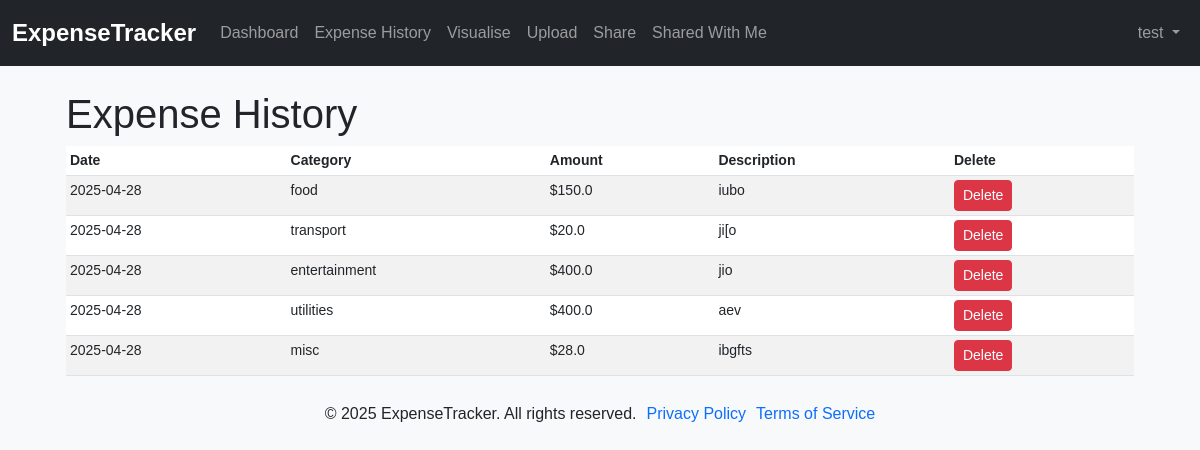
Before: /expense-history (signed in) with the older database file.
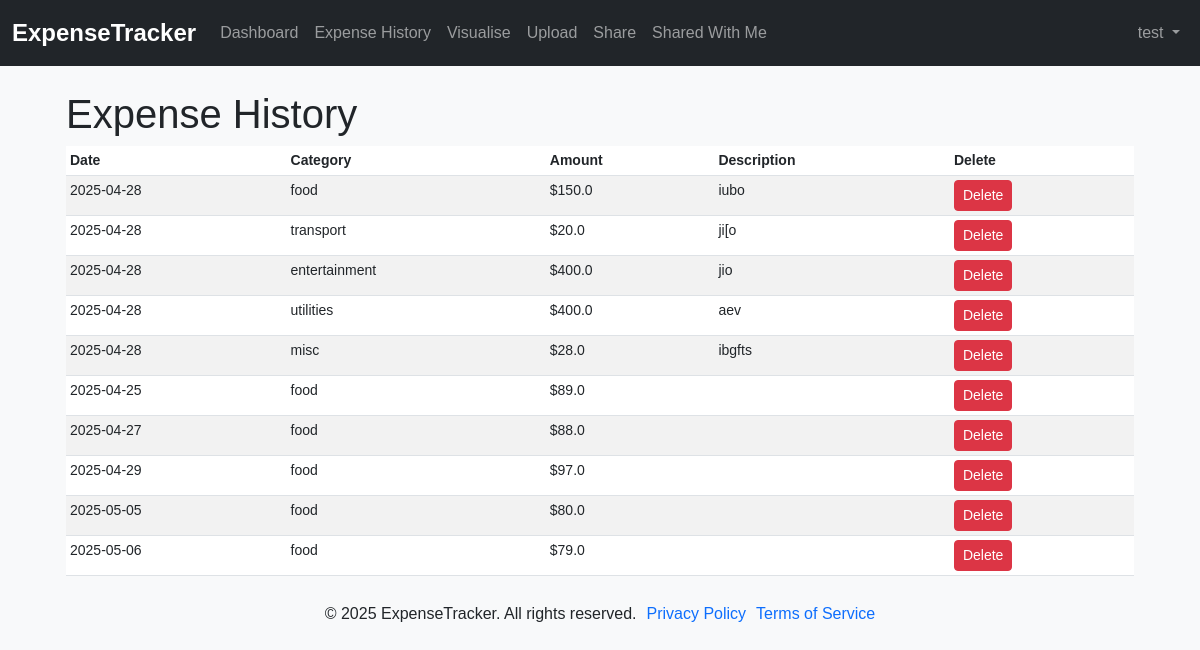
After: the same page with the newer database file.
### ExpenseTracker/models.py (models this page shows, shortened)
class User(db.Model, UserMixin):
    id = db.Column(db.Integer, primary_key=True)
    username = db.Column(db.String(20), unique=True, nullable=False)
    email = db.Column(db.String(120), unique=True, nullable=False)
    password = db.Column(db.String(60), nullable=False)
    expenses = db.relationship('Expense', backref='owner', lazy=True)

class Expense(db.Model):
    id = db.Column(db.Integer, primary_key=True)
    amount = db.Column(db.Float, nullable=False)
    category = db.Column(db.String(50), nullable=False)
    date = db.Column(db.DateTime, nullable=False, default=lambda: datetime.now(timezone.utc))
    description = db.Column(db.String(200), nullable=True)
    user_id = db.Column(db.Integer, db.ForeignKey('user.id'), nullable=False)

### ExpenseTracker/routes.py (the view)
@app.route("/expense-history")
@login_required
def expense_history():
    expenses = Expense.query.filter_by(user_id=current_user.id).all()
    return render_template("expense-history.html", expenses=expenses)

### ExpenseTracker/models.py (called while the page is built)
@login_manager.user_loader
def load_user(user_id):
    return User.query.get(int(user_id))

### ExpenseTracker/templates/expense-history.html (shortened to what this page needs)
{% extends "base.html" %}
{% block content %}
<main class="col-md-12 ms-sm-auto col-lg-12 px-md-4">
    <h1>Expense History</h1>
    <div class="table-responsive small">
        <table class="table table-striped table-sm">
          <thead>
            <tr>
              <th scope="col">Date</th>
              <th scope="col">Category</th>
              <th scope="col">Amount</th>
              <th scope="col">Description</th>
              <th scope="col">Delete</th>
            </tr>
          </thead>
          <tbody>
            {% for expense in expenses %}
            <tr>
              <td>{{ expense.date.strftime('%Y-%m-%d') }}</td>
              <td>{{ expense.category }}</td>
              <td>${{ expense.amount }}</td>
              <td>{{ expense.description }}</td>
              <td>
                <form method="POST" action="{{ url_for('delete_expense', expense_id=expense.id) }}">
                  <button type="submit" class="btn btn-danger btn-sm">Delete</button>
                </form>
            </td>
            </tr>
            {% endfor %}
          </tbody>
        </table>
    </div>
</main>
{% endblock %}

### ExpenseTracker/templates/base.html (shortened to what this page needs)
<!DOCTYPE html>
<html lang="en">
<head>
  <link href="https://cdn.jsdelivr.net/npm/bootstrap@5.3.0/dist/css/bootstrap.min.css" rel="stylesheet">
  <link href="https://cdnjs.cloudflare.com/ajax/libs/font-awesome/6.0.0-beta3/css/all.min.css" rel="stylesheet">
  <link rel="stylesheet" href="{{ url_for('static', filename='styles.css') }}">
  <link rel="stylesheet" href="{{ url_for('static', filename='login.css') }}">
  <link rel="stylesheet" href="{{ url_for('static', filename='register.css') }}">
  <link rel="stylesheet" href="{{ url_for('static', filename='forgot-password.css') }}">
  <link rel="stylesheet" href="{{ url_for('static', filename='reset-password.css') }}">
  <link rel="stylesheet" href="{{ url_for('static', filename='dashboard.css') }}">
</head>
<body>
  <nav class="navbar navbar-expand-lg navbar-dark bg-dark mb-4">
    <div class="container-fluid">
      <a class="navbar-brand" href="/">ExpenseTracker</a>
      {% if current_user.is_authenticated %}
      <div class="collapse navbar-collapse justify-content-between" id="navbarSupportedContent">
        <ul class="navbar-nav mr-auto">
          <li class="nav-item active">
            <a class="nav-link" href="{{ url_for('dashboard') }}">Dashboard</a>
          </li>
          <li class="nav-item">
            <a class="nav-link" href="{{ url_for('expense_history') }}">Expense History</a>
          </li>
          <li class="nav-item">
            <a class="nav-link" href="{{ url_for('visualise') }}">Visualise</a>
          </li>
          <li class="nav-item">
            <a class="nav-link" href="{{ url_for('upload') }}">Upload</a>
          </li>
          <li class="nav-item">
            <a class="nav-link" href="{{ url_for('share') }}">Share</a>
          </li>
          <li class="nav-item">
            <a class="nav-link" href="{{ url_for('shared_with_me') }}">Shared With Me</a>
          </li>
        </ul>
        <ul class="nav navbar-nav navbar-right">
          <li class="nav-item dropdown">
            <a class="nav-link dropdown-toggle" href="#" id="navbarDarkDropdownMenuLink" role="button" data-bs-toggle="dropdown" aria-expanded="false">
              {{ current_user.username }}
            </a>
          </li>
        </ul>
      </div>
      {% else %}
      <div>
        <a href="/login" class="btn btn-outline-light me-2">Login</a>
      </div>
      {% endif %}
    </div>
  </nav>
  <div class="toast-container position-fixed p-3">
  </div>
  <div class="container">
    {% block content %}{% endblock %}
  </div>
  <footer class="footer">
    <p>&copy; 2025 ExpenseTracker. All rights reserved.</p>
    <p><a href="{{ url_for('privacy_policy') }}">Privacy Policy</a></p>
    <p><a href="{{ url_for('terms_of_service') }}">Terms of Service</a></p>
  </footer>
</body>
</html>

### ExpenseTracker/static/styles.css (style rules this page uses)
body { font-family: Arial, sans-serif; margin: 0; padding: 0; background-color: #f8f9fa; }
.container { margin-top: 20px; }
.navbar { background-color: #343a40; }
.navbar-brand { font-weight: bold; font-size: 1.5rem; }
ul { list-style-position: inside; padding-left: 0; }
li { margin: 5px 0; }
.footer { display: flex; justify-content: center; align-items: center; text-align: center; padding: 10px 0; gap: 10px; }
.footer a { text-decoration: none; }
.toast-container { width: 100%; left: 50%; transform: translateX(-50%); display: flex; justify-content: center; }

Changed rows visible on the page:
added Expense: date "2025-04-25", category "food", amount "89.0"
added Expense: date "2025-04-27", category "food", amount "88.0"
added Expense: date "2025-04-29", category "food", amount "97.0"
added Expense: date "2025-05-05", category "food", amount "80.0"
added Expense: date "2025-05-06", category "food", amount "79.0"
